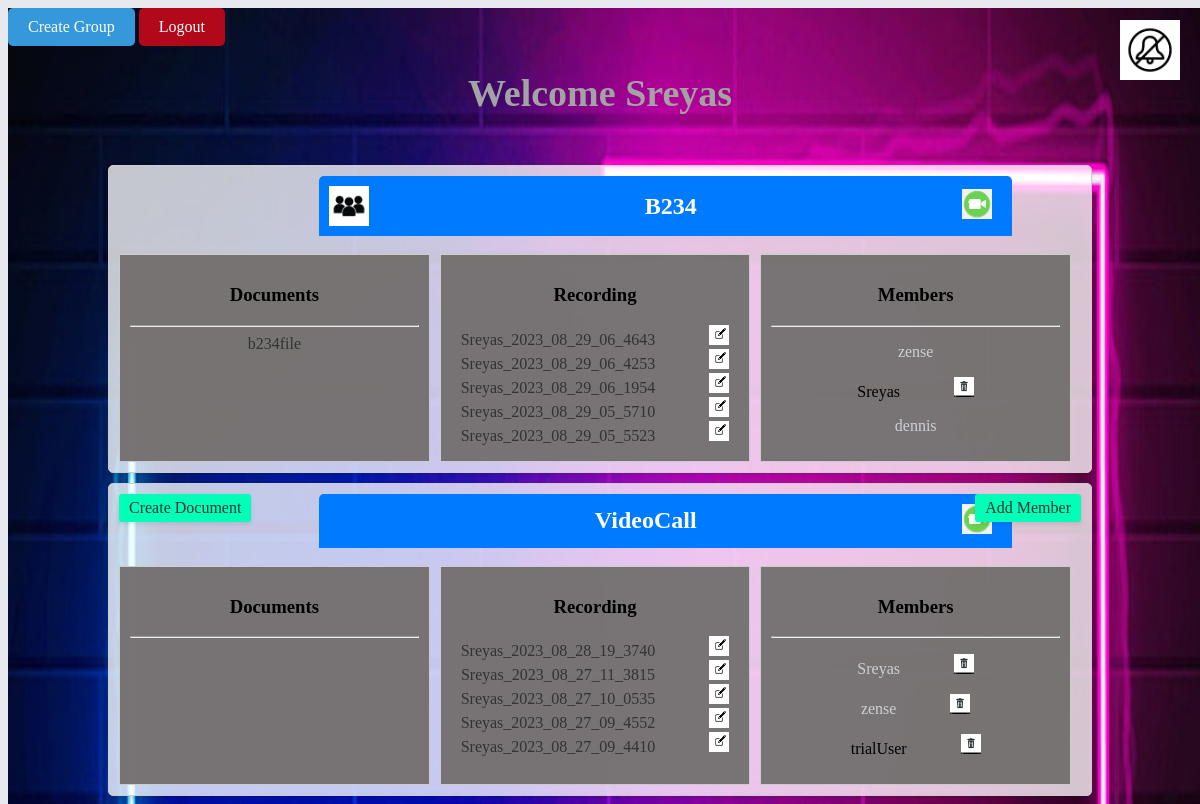
Before: /home/ (signed in, upper part) with the older database file.
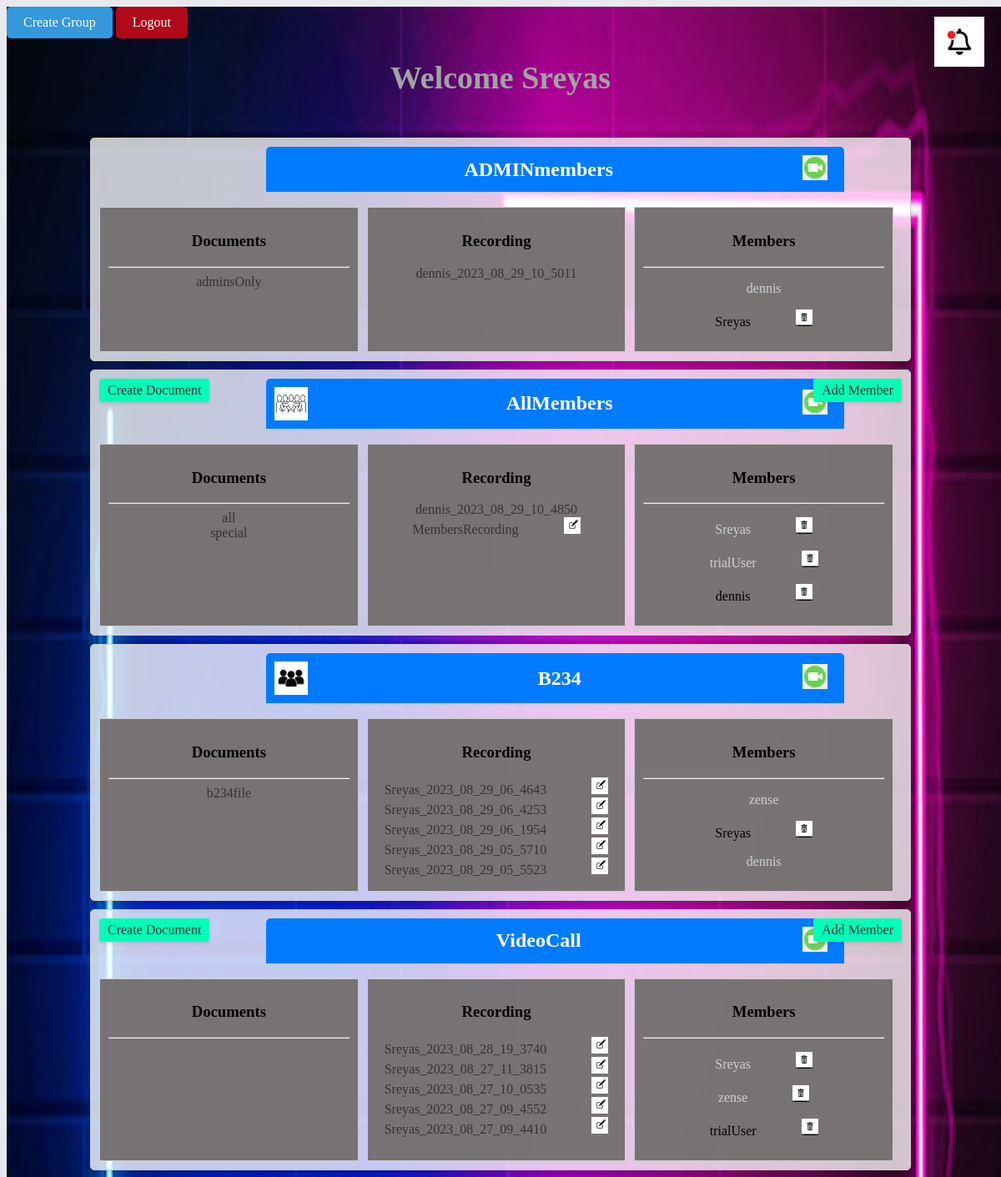
After: the same page with the newer database file.
### videoCall/models.py (models this page shows, shortened)
class Group(models.Model):
    name=models.CharField(max_length=100,primary_key=True)
    created = models.DateTimeField(auto_now_add=True)
    doc=models.ManyToManyField(Document,related_name='groups')
    setting=models.CharField(max_length=15,choices=options)
    records=models.ManyToManyField(Recording,related_name='room')
    icon=models.ImageField(upload_to='icon',null=True,default="")
    class Meta:
        ordering = ['-created']
    def __str__(self):
        return self.name

class Recording(models.Model):
    name=models.CharField(max_length=100)
    created = models.DateTimeField(auto_now_add=True)
    uid=models.CharField(max_length=25)
    sid=models.CharField(max_length=25,null=True)
    class Meta:
        ordering = ['-created']

class Profile(models.Model):
    user=models.OneToOneField(User,related_name='profile',on_delete=models.CASCADE)
    groups=models.ManyToManyField(Group,related_name='user_profile')
    admin=models.ManyToManyField(Group,related_name='admin_right')
    recordings=models.ManyToManyField(Recording,related_name='recorder')

### liveEdit/models.py (models this page shows, shortened)
class Document(models.Model):
    name = models.CharField(max_length=100)
    content = models.TextField(null=True)
    setting = models.CharField(max_length=15, choices=options)

### videoCall/views.py (the view)
# urls.py: path('home/',views.home,name='home'),
@login_required(login_url='videoCall:login')
def home(request):
    profile=Profile.objects.get(user=request.user)
    return render(request,'home.html',{'groups':profile.groups.all(),"profile":profile,'notification':Notification.objects.filter(profiles=profile).exclude(seen=profile).exists()})

### videoCall/templates/home.html (shortened to what this page needs)
{% extends 'layout.html' %}
{% load static %}
{% block content %}
    <a href="{% url 'videoCall:createGroup' %}" class="goBack">Create Group</a>
    <a href="{% url 'videoCall:logout' %}" class="goBack" style="background-color: #b1091a;">Logout</a>
    <div class="notification-button">
        {% if notification == False %}
        <a href="{% url 'videoCall:notification' %}">
            <img src="{% static 'images/no_notification.png' %}" height="60px" width="60px">
        </a>
        {% else %}
        <a href="{% url 'videoCall:notification' %}">
            <img src="{% static 'images/notification.png' %}" height="60px" width="60px">
        </a>
        {% endif %}
    </div>
    <h1 class="heading"> Welcome {{profile.user.username}}</h1>
    {% for group in groups %}
    <div class="card">
        <div class="group">
            {% if group.icon != "" %}
                <img src="{{group.icon.url}}" height="40px" width="40px">
            {% endif %}
            <h2 class="group-name">{{ group.name }}</h2>
            <a href="{% url 'videoCall:lobby' group=group.name %}">
                <img src="{% static 'images/call.png' %}" height="30px" width="30px">
            </a>
        </div>
        {% if group in profile.admin.all %}
        <div class="add-member-link">
            <a href="{% url 'videoCall:addMember' group=group.name %}">Add Member</a>
        </div>
        {% endif %}
        {% if group in profile.admin.all %}
        <div class="add-doc-link">
            <a href="{% url 'videoCall:addDoc' group=group.name %}">Create Document</a>
        </div>
        {% endif %}
        <br>
        <div class="table">
            <div class="document">
                <h3> Documents </h3>
                <hr>
                {% for doc in group.doc.all %}
                <a href="{% url 'liveEdit:doc' group=group.name doc=doc.name %}">{{ doc.name }}</a>
                <br>
                {% endfor %}
            </div>
            <div class="document">
                <h3> Recording </h3>
                {% for rec in group.records.all %}
                <a href="{% url 'videoCall:view_recording' group=group.name record=rec.name %}">{{rec.name}}</a>
                {% if rec in profile.recordings.all %}
                <a href="{% url 'videoCall:edit_recording' group=group recording=rec.name %}" class="images"><img
                        src="{% static 'images/edit.png' %}" height="20px" width="20px"></a>
                {% endif %}
                <br>
                {% endfor %}
            </div>
            <div class="document">
                <h3> Members </h3>
                <hr>
                {% for member in group.user_profile.all %}
                {% if group in member.admin.all %}
                <p style="color: #ced1d4;">{{ member.user.username }}
                    {% else %}
                <p>{{ member.user.username }}
                    {% endif %}
                    {% if group in profile.admin.all or member == profile %}
                    <a class="images"
                        href="{% url 'videoCall:remove_member' group=group.name member=member.user.username %}"><img
                            src="{% static 'images/remove.png' %}" height="20px" width="20px"></a>
                </p>
                {% endif %}
                {% endfor %}
            </div>
        </div>
    </div>
    {% endfor %}
    {% endblock content %}

Changed rows visible on the page:
added Group: name "ADMINmembers", Profile (user.username "dennis"), Profile (user.username "Sreyas")
added Document: name "adminsOnly", shown under "ADMINmembers"
added Recording: name "dennis_2023_08_29_10_5011", shown under "ADMINmembers"
added Group: icon (picture), name "AllMembers", shows "Add Member", shows "Create Document", Profile (user.username "Sreyas"), Profile (user.username "trialUser"), Profile (user.username "dennis")
added Document: name "all", shown under "AllMembers"
added Document: name "special", shown under "AllMembers"
added Recording: name "dennis_2023_08_29_10_4850", shown under "AllMembers"
added Recording: name "MembersRecording", shown under "AllMembers"
